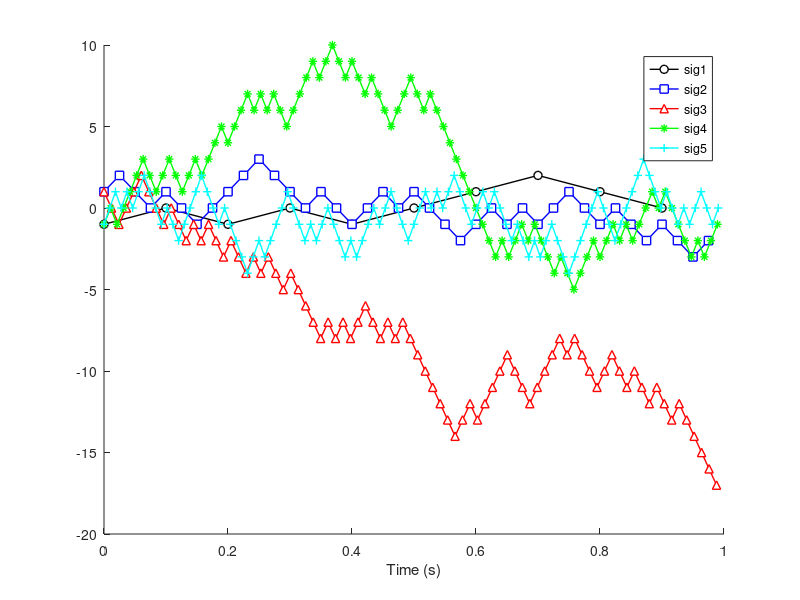

MATLAB code for this plot: (Note: this script raises an error after producing the figure.)
%% create multichannel signal with multiple sampling rates

% initialize signals, time vectors, and sampling rates
% note: hard-coded to three signals
clc;
clear all;
close all;



[fs,timez,signals] = deal( cell(5,1) );


% sampling rates in Hz
fs{1} = 10;
fs{2} = 40;
fs{3} = 83;
fs{4} = 95;
fs{5} = 108;
% create signals
for si=1:length(fs)
    
    % create signal
    signals{si} = cumsum( sign(randn(fs{si},1)) );
    
    % create time vector
    timez{si} = (0:fs{si}-1)/fs{si};
end



% plot all signals
figure(1), clf, hold on

color = 'kbrgc';
shape = 'os^*+';
for si=1:length(fs)
    plot(timez{si},signals{si},[ color(si) shape(si) '-' ],'linew',1,'markerfacecolor','w','markersize',6)
end
axlims = axis;
xlabel('Time (s)')
legend( 'sig1','sig2','sig3','sig4','sig5')

%% upsample to fastest frequency

% in Hz
[newSrate,whichIsFastest] = max(cell2mat(fs));

% need to round in case it's not exact
newNpnts = round( length(signals{whichIsFastest}) * (newSrate/fs{whichIsFastest}) );

% new time vector after upsampling
newTime = (0:newNpnts-1) / newSrate;

%% continue on to interpolation

% initialize (as matrix!)
newsignals = zeros(length(fs),length(newTime));

for si=1:length(fs)
    
    % define interpolation object
    F = griddedInterpolant(timez{si},signals{si},'spline');
    
    % query that object at requested time points
    newsignals(si,:) = F(newTime);
end

%% plot for comparison


% plot all signals
figure(2), clf, hold on

for si=1:length(fs)
    plot(newTime,newsignals(si,:),[ color(si) shape(si) '-' ],'linew',1,'markerfacecolor','w','markersize',6)
end

% set axis limits to match figure 1
axis(axlims)

for si=1:length(fs)
    plot(newTime,newsignals(si,:),[ color(si) shape(si) '-' ],'linew',1,'markerfacecolor','w','markersize',6)
end
legend( 'upsig1','upsig2','upsig3','upsig4','sig5')
% set axis limits to match figure 1
axis(axlims)
